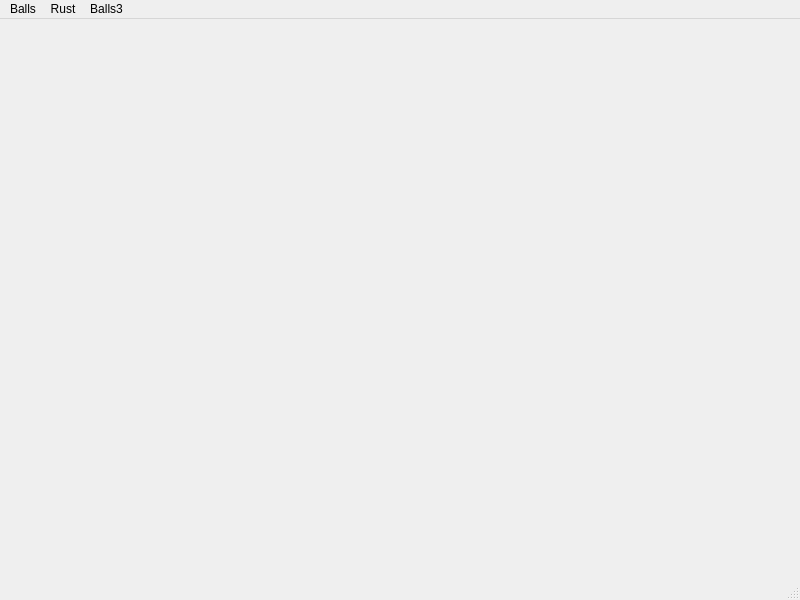
<?xml version="1.0" encoding="UTF-8"?>
<ui version="4.0">
 <class>MainWindow</class>
 <widget class="QMainWindow" name="MainWindow">
  <property name="geometry">
   <rect>
    <x>0</x>
    <y>0</y>
    <width>800</width>
    <height>600</height>
   </rect>
  </property>
  <property name="windowTitle">
   <string>MainWindow</string>
  </property>
  <widget class="QWidget" name="centralwidget"/>
  <widget class="QMenuBar" name="menubar">
   <property name="geometry">
    <rect>
     <x>0</x>
     <y>0</y>
     <width>800</width>
     <height>26</height>
    </rect>
   </property>
   <widget class="QMenu" name="menuBalls">
    <property name="title">
     <string>Balls</string>
    </property>
    <addaction name="actionBalls_2"/>
    <addaction name="actionExit"/>
   </widget>
   <widget class="QMenu" name="menuRust">
    <property name="title">
     <string>Rust</string>
    </property>
    <addaction name="actionBalls"/>
   </widget>
   <widget class="QMenu" name="menuBalls3">
    <property name="title">
     <string>Balls3</string>
    </property>
   </widget>
   <addaction name="menuBalls"/>
   <addaction name="menuRust"/>
   <addaction name="menuBalls3"/>
  </widget>
  <widget class="QStatusBar" name="statusbar"/>
  <action name="actionBalls_2">
   <property name="text">
    <string>Balls 2</string>
   </property>
  </action>
  <action name="actionBalls">
   <property name="text">
    <string>Balls</string>
   </property>
  </action>
  <action name="actionExit">
   <property name="text">
    <string>Exit</string>
   </property>
  </action>
 </widget>
 <resources/>
 <connections/>
</ui>
